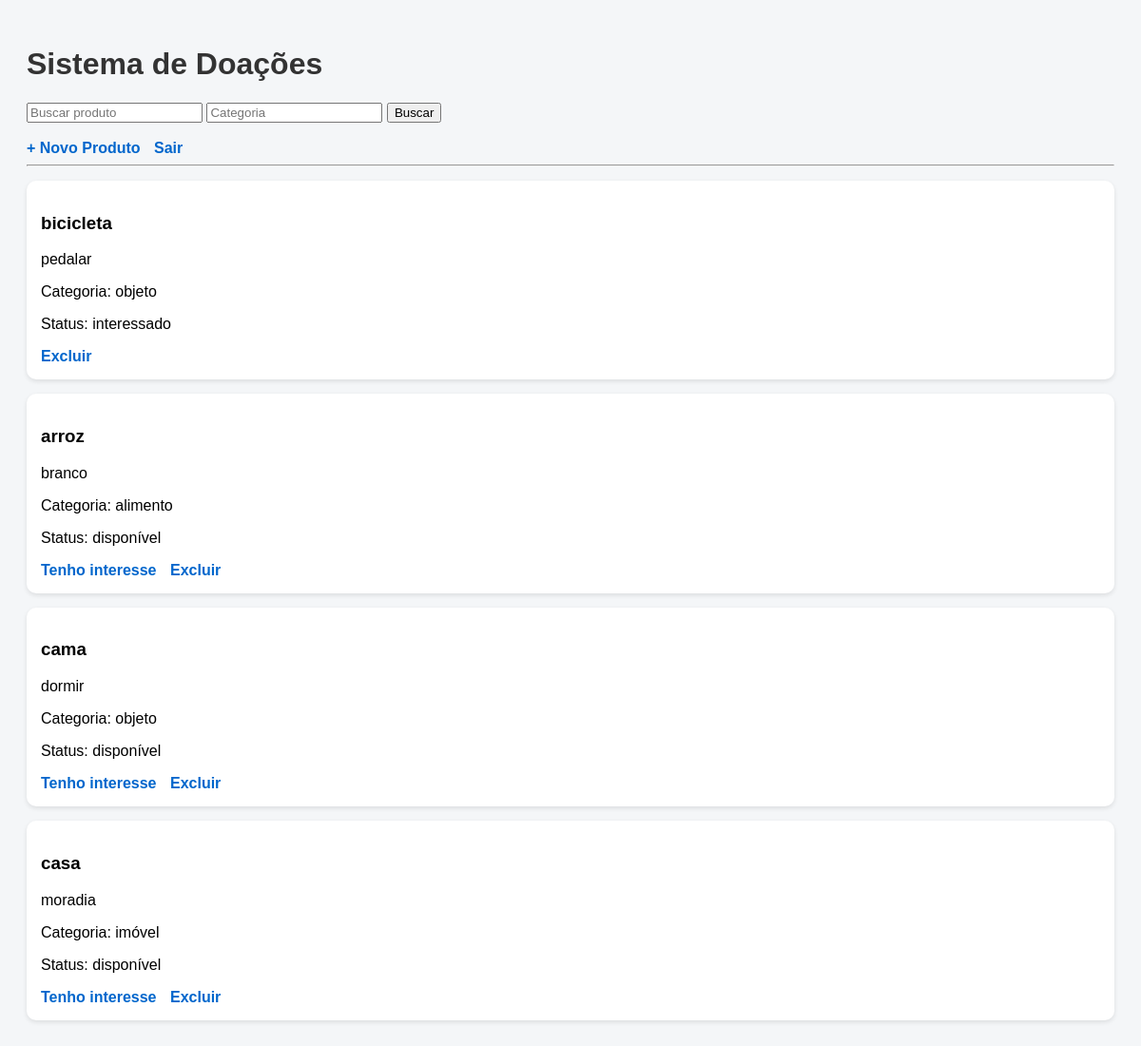
The page / (signed in) on the database as committed earlier.
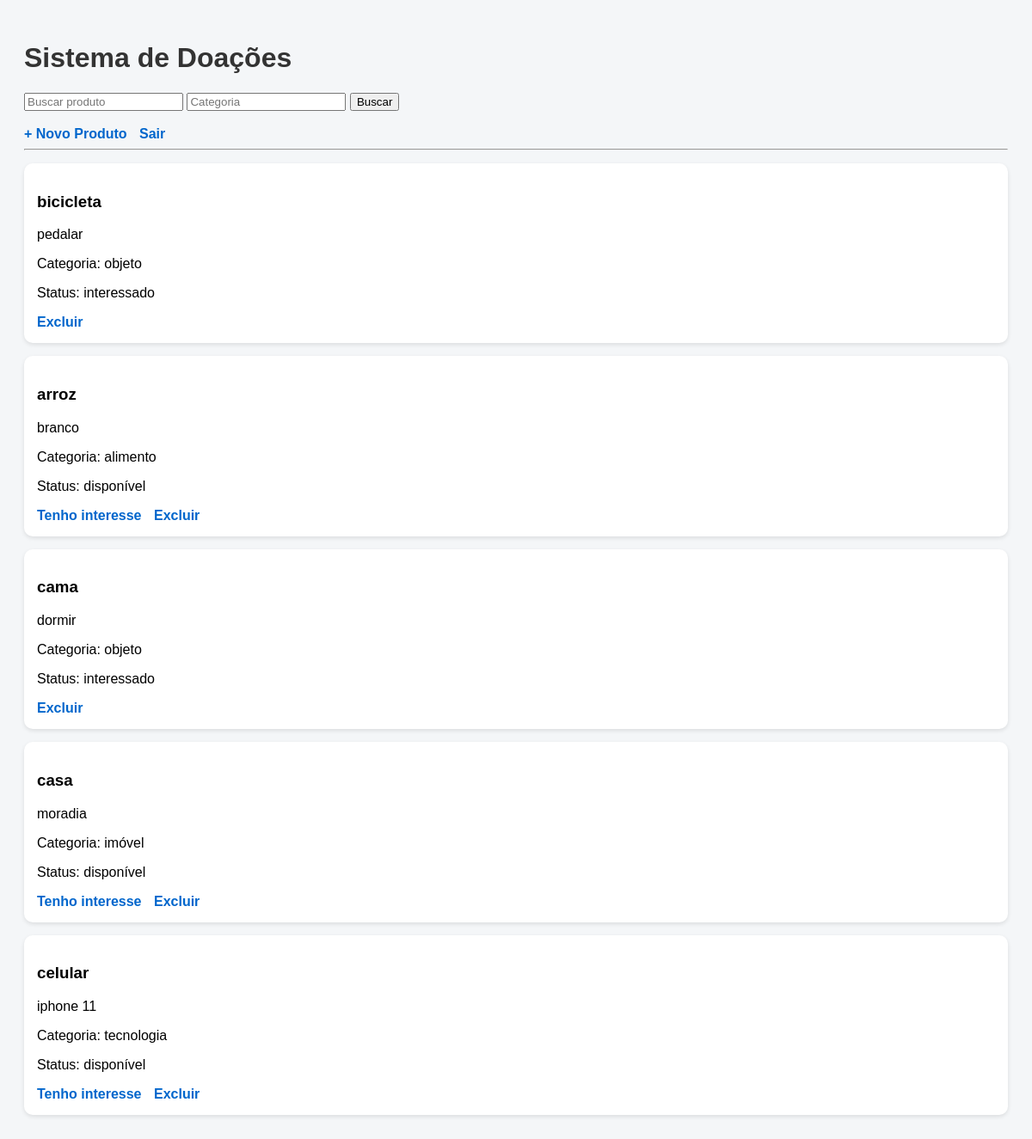
The same page on the database as committed later.
### tables this page shows
CREATE TABLE produto (
        id INTEGER PRIMARY KEY AUTOINCREMENT,
        nome TEXT,
        descricao TEXT,
        categoria TEXT,
        status TEXT,
        usuario_id INTEGER
    );

### app.py (the view)
@app.route('/')
def index():
    if 'usuario_id' not in session:
        return redirect('/login')
    busca = request.args.get('busca', '')
    categoria = request.args.get('categoria', '')
    con = conectar()
    cur = con.cursor()
    query = "SELECT * FROM produto WHERE 1=1"
    params = []
    if busca:
        query += " AND nome LIKE ?"
        params.append(f"%{busca}%")
    if categoria:
        query += " AND categoria = ?"
        params.append(categoria)
    cur.execute(query, params)
    produtos = cur.fetchall()
    return render_template('index.html', produtos=produtos)

### app.py (called while the page is built)
def conectar():
    return sqlite3.connect("database.db")

### templates/index.html (shortened to what this page needs)
<!DOCTYPE html>
<html>
<head>
    <link rel="stylesheet" href="/static/style.css">
</head>
<body>
<h1>Sistema de Doações</h1>
<form method="GET">
    <input type="text" name="busca" placeholder="Buscar produto">
    <input type="text" name="categoria" placeholder="Categoria">
    <button type="submit">Buscar</button>
</form>
<br>
<a href="/criar">+ Novo Produto</a>
<a href="/logout">Sair</a>
<hr>
{% for produto in produtos %}
    <div class="card">
        <h3>{{ produto[1] }}</h3>
        <p>{{ produto[2] }}</p>
        <p>Categoria: {{ produto[3] }}</p>
        <p>Status: {{ produto[4] }}</p>
        {% if produto[4] == 'disponível' %}
            <a href="/interesse/{{ produto[0] }}">Tenho interesse</a>
        {% endif %}
        <a href="/deletar/{{ produto[0] }}">Excluir</a>
    </div>
{% endfor %}
</body>
</html>

### static/style.css (style rules this page uses)
body { font-family: Arial; background: #f4f6f8; padding: 20px; }
h1 { color: #333; }
a { text-decoration: none; margin-right: 10px; color: #0066cc; font-weight: bold; }
.card { background: white; padding: 15px; margin-top: 15px; border-radius: 10px; box-shadow: 0 2px 5px rgba(0,0,0,0.1); }

Rows that differ between the two databases and show on the page:
changed produto "cama": status "disponível" → "interessado"; no longer shows "Tenho interesse"
added produto: nome "celular", descricao "iphone 11", categoria "tecnologia", status "disponível"
